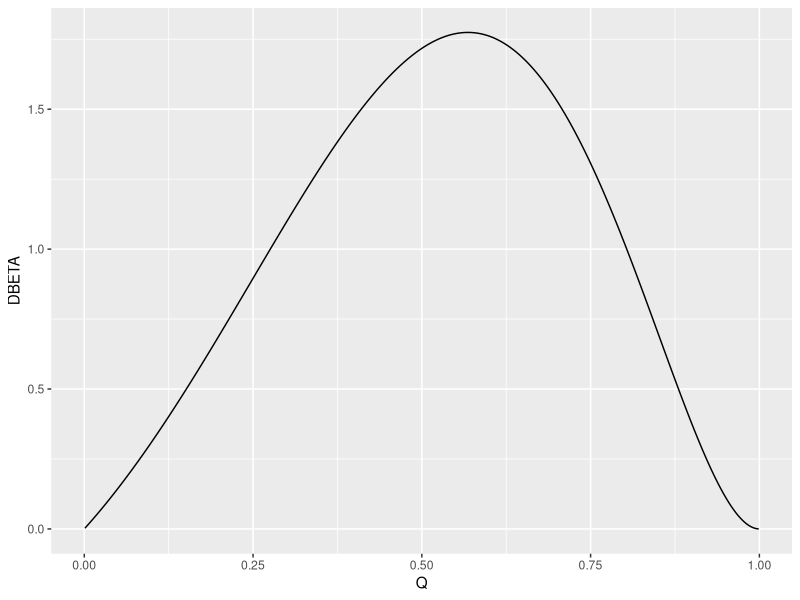

Write R code to recreate this figure. (Note: a time limit stopped this script after it produced the figure.)
## ---- chunk 1
require(plyr)
require(ggplot2)
## ---- chunk 2
# this function will generate a pool of players
generatePlayers <- function(nPlayers) {
    return(data.frame(PLAYER.ID=sprintf("P%d", 1:nPlayers), 
                      PLAYER.METRIC=qbeta(runif(nPlayers),2,4,6)))
}

q = seq(0.001,0.999,0.001)
sampleDist = dbeta(q, 2, 3, 3)
ggplot(data.frame(Q=q, DBETA=sampleDist)) + geom_line(aes(x=Q, y=DBETA))
players = generatePlayers(12)
players
## ---- chunk 3
freethrow <- function(pm){
    # one sample from uniform dist less than player metric
    return(runif(1) < pm)
}

## ---- chunk 4
resequencePlayersOriginalOrder <- function(players){
    return(players)
}

initializeTeamsFirstFour <- function(players, initialFunction=resequencePlayersOriginalOrder){
    teamSize = 4
    team1 = data.frame()
    team2 = data.frame()
    # reorder players into queue to shoot freethrows from.
    playerSequence = initialFunction(players)
    # conduct free throw trials as long as both teams not yet full.
    while(nrow(team1) < teamSize | nrow(team2) < teamSize){
      player = playerSequence[1,]
      restOfThePlayers = playerSequence[2:nrow(playerSequence),]
      result = freethrow(player$PLAYER.METRIC)
      #print(sprintf("Player %s: %s", player$PLAYER.ID, result))
      if(result){
          # success, assign player to team
          if(nrow(team1) < teamSize){
              team1 = rbind(team1, playerSequence[1,])
          } else {
              team2 = rbind(team2, playerSequence[1,])
          }
          # Drop player from the shooting sequence
          playerSequence = restOfThePlayers
      } else {
          # move player to back of the sequence:
          playerSequence = rbind(restOfThePlayers, player)
      }
  }
  # create a column for team number
  team1$TEAM = 1
  team2$TEAM = 2
  # rest of players are 'team 3'
  playerSequence$TEAM = 3
  return(rbind(team1,team2, playerSequence))
}
## ---- chunk 5
initializeTeamsEveryOther <- function(players, initialFunction=resequencePlayersOriginalOrder){
    teamSize = 4
    team1 = data.frame()
    team2 = data.frame()
    # sample players for freethrow order
    playerSequence = initialFunction(players)
    # conduct free throw trials
    while(nrow(team1) < teamSize | nrow(team2) < teamSize){
      player = playerSequence[1,]
      restOfThePlayers = playerSequence[2:nrow(playerSequence),]
      result = freethrow(player$PLAYER.METRIC)
      #print(sprintf("Player %s: %s", player$PLAYER.ID, result))
      if(result){
        if(nrow(team1) == nrow(team2)){
                team1 = rbind(team1, playerSequence[1,])
            } else {
                team2 = rbind(team2, playerSequence[1,])
            }
            # Drop player from the shooting sequence
            playerSequence = playerSequence[2:nrow(playerSequence),]
      } else {
        # move player to back of the sequence:
        playerSequence = rbind(restOfThePlayers, player)
      }
    }
    team1$TEAM = 1
    team2$TEAM = 2
    playerSequence$TEAM = 3
    return(rbind(team1,team2, playerSequence))
}

initializeTeamsByInitialOrder <- function(players, initialFunction=resequencePlayersOriginalOrder){
    # this method could be done faster since no tests are involved, so the while loop isn't necessary
    # e.g. playerSequence$TEAMS = c(rep(1,4), rep(2,4), rep(3,nrow(playerSequence)-8))
    teamSize = 4
    team1 = data.frame()
    team2 = data.frame()
    # sample players for freethrow order
    playerSequence = initialFunction(players)
    # conduct free throw trials
    while(nrow(team1) < teamSize | nrow(team2) < teamSize){
      player = playerSequence[1,]
      restOfThePlayers = playerSequence[2:nrow(playerSequence),]
      if(nrow(team1) < teamSize){
        team1 = rbind(team1, playerSequence[1,])
      } else {
        team2 = rbind(team2, playerSequence[1,])
      }
      # Drop player from the shooting sequence
      playerSequence = playerSequence[2:nrow(playerSequence),]
    }
    team1$TEAM = 1
    team2$TEAM = 2
    playerSequence$TEAM = 3
    return(rbind(team1,team2, playerSequence))
}
## ---- chunk 6
teams = initializeTeamsFirstFour(players, resequencePlayersOriginalOrder)  
teams
ddply(teams, .(TEAM), summarize, TEAM.METRIC = mean(PLAYER.METRIC))
## ---- chunk 7
teams = initializeTeamsEveryOther(players, resequencePlayersOriginalOrder)
teams
ddply(teams, .(TEAM), summarize, TEAM.METRIC = mean(PLAYER.METRIC))
## ---- chunk 8
resequencePlayersRandom <- function(players){
    return(players[sample(1:nrow(players), nrow(players), replace=FALSE),])
}

resequencePlayersBestFirst <- function(players){
    return(players[order(players$PLAYER.METRIC,decreasing=TRUE),])
}

resequencePlayersWorstFirst <- function(players){
    return(players[order(players$PLAYER.METRIC,decreasing=FALSE),])
}
## ---- chunk 9
nTrials = 10000 # seems to work fine on a 2011 MacBook Air 1.8 Ghz i5 / 4 gigs of RAM running Fedora 26.
manyTrials = ldply(seq(1,nTrials), function(trailNumber){
    players = generatePlayers(10)
    playerSequence = resequencePlayersOriginalOrder(players)
    firstFourTeams = initializeTeamsFirstFour(playerSequence, resequencePlayersOriginalOrder)
    firstFourTeams$METHOD = "First Four"
    everyOtherTeams = initializeTeamsEveryOther(playerSequence, resequencePlayersOriginalOrder)
    everyOtherTeams$METHOD = "Every Other"
    initialOrderTeams = initializeTeamsByInitialOrder(players, resequencePlayersOriginalOrder)
    initialOrderTeams$METHOD = "Initial Order"
    teams = rbind(firstFourTeams, everyOtherTeams, initialOrderTeams)
    teams$TRIAL = trailNumber
    return(teams)
}, .progress="text")
## ---- chunk 10
trialTeams = ddply(manyTeams, .(TEAM, TRIAL, METHOD), summarize, TEAM.METRIC=mean(PLAYER.METRIC))
ddply(trialTeams, .(TEAM, METHOD), summarize, 
      MEAN.TEAM.METRIC = mean(TEAM.METRIC),
      SD.TEAM.METRIC = sd(TEAM.METRIC))

require(ggplot2)
ggplot(trialTeams) + geom_density(aes(x=TEAM.METRIC, group=METHOD, color=METHOD), position="dodge") + facet_wrap(~TEAM, nrow=3)
